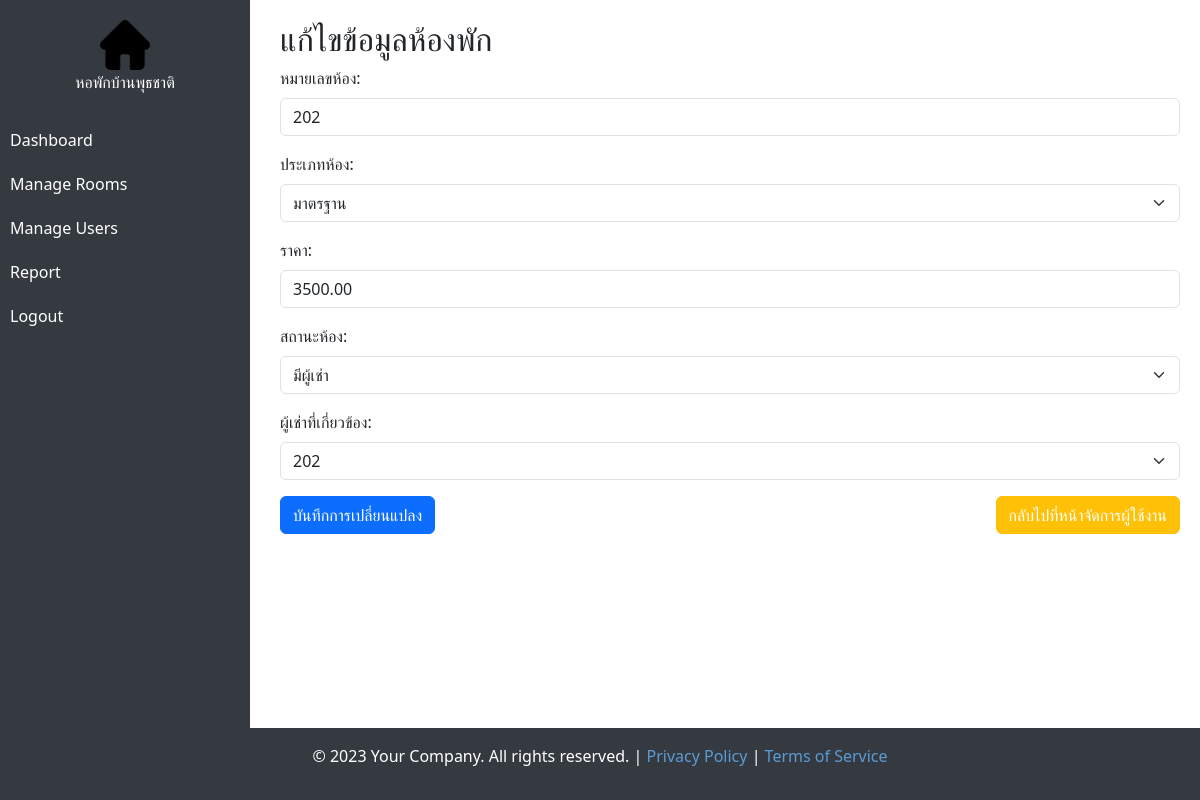
Page /admin/edit_room.php?id=2 (signed in) on the committed database.
### tables this page shows
CREATE TABLE `rooms` (
  `id` int(11) NOT NULL,
  `room_number` varchar(10) NOT NULL,
  `type` enum('standard','deluxe','vip') NOT NULL,
  `price` decimal(10,2) NOT NULL,
  `status` enum('available','reserved','occupied') DEFAULT 'available',
  `tenant_id` int(11) DEFAULT NULL
);

CREATE TABLE `users` (
  `id` int(11) NOT NULL,
  `username` varchar(50) NOT NULL,
  `password` varchar(255) NOT NULL,
  `role` enum('admin','owner','staff','tenant') NOT NULL,
  `full_name` varchar(100) NOT NULL,
  `phone` varchar(20) DEFAULT NULL,
  `email` varchar(100) DEFAULT NULL,
  `created_at` timestamp NOT NULL DEFAULT current_timestamp()
);

### admin/edit_room.php (the view, shortened to what this page needs)
<?php
include("../config/database.php");
$room_id = $_GET['id'];
$stmt = $conn->prepare("SELECT * FROM rooms WHERE id = ?");
$stmt->bind_param("i", $room_id);
$stmt->execute();
$result = $stmt->get_result();
$room = $result->fetch_assoc();
$user_query = $conn->query("SELECT id, username FROM users WHERE role = 'tenant'");
$users = $user_query->fetch_all(MYSQLI_ASSOC);
?>
<!DOCTYPE html>
<html lang="th">
<head>
    <link href="https://cdn.jsdelivr.net/npm/bootstrap@5.3.0/dist/css/bootstrap.min.css" rel="stylesheet">
</head>
<body>
    <div class="sidebar">
        <img src="../assets/images/home.png" alt="Logo" width="50">
        <center>หอพักบ้านพุธชาติ</center>
        <br>
        <a href="dashboard.php">Dashboard</a>
        <a href="manage_rooms.php">Manage Rooms</a>
        <a href="manage_users.php">Manage Users</a>
        <a href="reports.php">Report</a>
        <a href="../public/logout.php">Logout</a>
    </div>
    <div class="content">
        <h2>แก้ไขข้อมูลห้องพัก</h2>
        <form method="post" class="mb-4">
            <div class="mb-3">
                <label for="room_number" class="form-label">หมายเลขห้อง:</label>
                <input type="text" name="room_number" id="room_number" class="form-control" value="<?= $room['room_number'] ?>" required readonly>
            </div>
            <div class="mb-3">
                <label for="type" class="form-label">ประเภทห้อง:</label>
                <select name="type" id="type" class="form-select" required>
                    <option value="standard" <?= $room['type'] == 'standard' ? 'selected' : '' ?>>มาตรฐาน</option>
                </select>
            </div>
            <div class="mb-3">
                <label for="price" class="form-label">ราคา:</label>
                <input type="number" step="0.01" name="price" id="price" class="form-control" value="<?= $room['price'] ?>" required>
            </div>
            <div class="mb-3">
                <label for="status" class="form-label">สถานะห้อง:</label>
                <select name="status" id="status" class="form-select" required>
                    <option value="occupied" <?= $room['status'] == 'occupied' ? 'selected' : '' ?>>มีผู้เช่า</option>
                </select>
            </div>
            <div class="mb-3">
                <label for="tenant_id" class="form-label">ผู้เช่าที่เกี่ยวข้อง:</label>
                <select name="tenant_id" id="tenant_id" class="form-select">
                    <?php foreach ($users as $user): ?>
                        <option value="<?= $user['id'] ?>" <?= $room['tenant_id'] == $user['id'] ? 'selected' : '' ?>>
                            <?= $user['username'] ?>
                        </option>
                    <?php endforeach; ?>
                </select>
            </div>
            <button type="submit" class="btn btn-primary">บันทึกการเปลี่ยนแปลง</button>
            <button class="btn btn-warning float-end">
            <a href="manage_users.php" style="color: white; text-decoration: none;">กลับไปที่หน้าจัดการผู้ใช้งาน</a>
        </form>
    </div>
    <div class="footer">
        <p>&copy; 2023 Your Company. All rights reserved. | <a href="#">Privacy Policy</a> | <a href="#">Terms of Service</a></p>
    </div>
</body>
</html>

### admin/edit_room.php (style rules this page uses)
html, body { height: 100%; margin: 0; padding: 0; display: flex; flex-direction: column; }
.sidebar { height: 100vh; width: 250px; position: fixed; top: 0; left: 0; background-color: #343a40; padding-top: 20px; color: white; }
.sidebar a { padding: 10px; text-decoration: none; color: white; display: block; }
.sidebar img { display: block; margin: 0 auto; border-radius: 10px; }
.content { margin-left: 260px; padding: 20px; flex: 1; }
.footer { padding: 16px; background-color: #343a40; color: white; text-align: center; margin-top: auto; }
.footer a { color: #5b9bd5; text-decoration: none; }

### rows in the picture
rooms: room_number "202", type "มาตรฐาน", price "3500.00", status "มีผู้เช่า", tenant_id "202"
